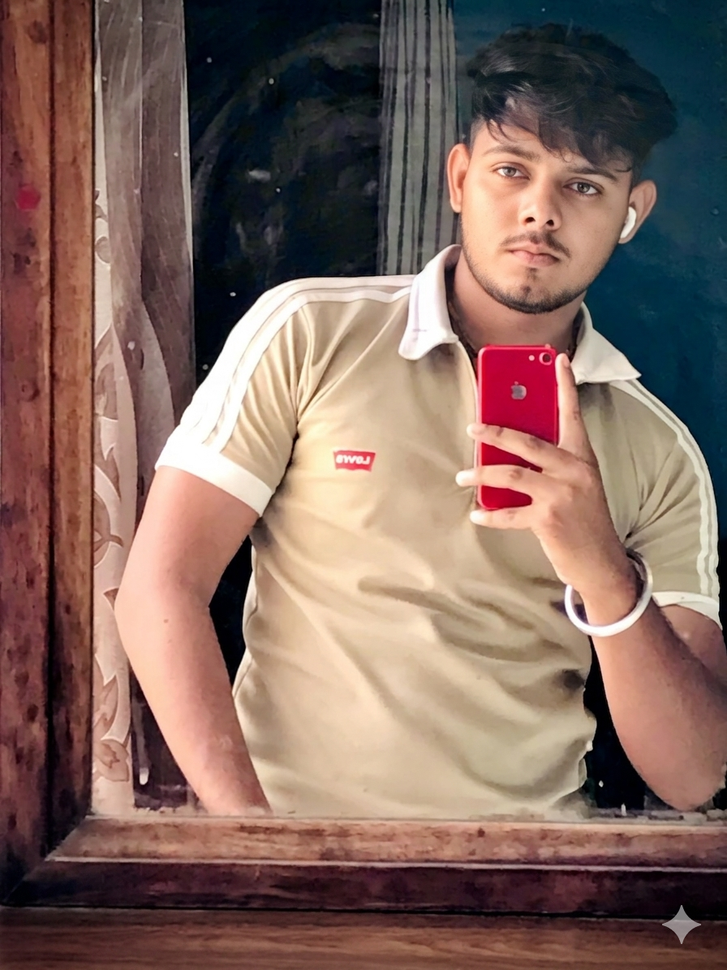
#> input picture cv_assignment/02_Brightness/input.png, 727 x 970 px, shrunk from 896 x 1195 before the run
$ python program.py
#> lines starting #> are read from the running program, lines starting #| are printed output that depends on the picture
import cv2
import numpy as np
# Read the dark input image
img = cv2.imread("input.png")
#> img is the input picture: shape (970, 727, 3); mean B, G, R 94.3, 102.9, 129.1

if img is None:
    raise FileNotFoundError("input.png not found in the current folder.")
BRIGHTNESS_INCREASE = 80
sample_y, sample_x = img.shape[0] // 2, img.shape[1] // 2
#> sample_y = 485; sample_x = 363
pixel_before = img[sample_y, sample_x].copy()
#> pixel_before = [175, 212, 242]
bright = img.astype(np.int16) + BRIGHTNESS_INCREASE
bright = np.clip(bright, 0, 255).astype(np.uint8)
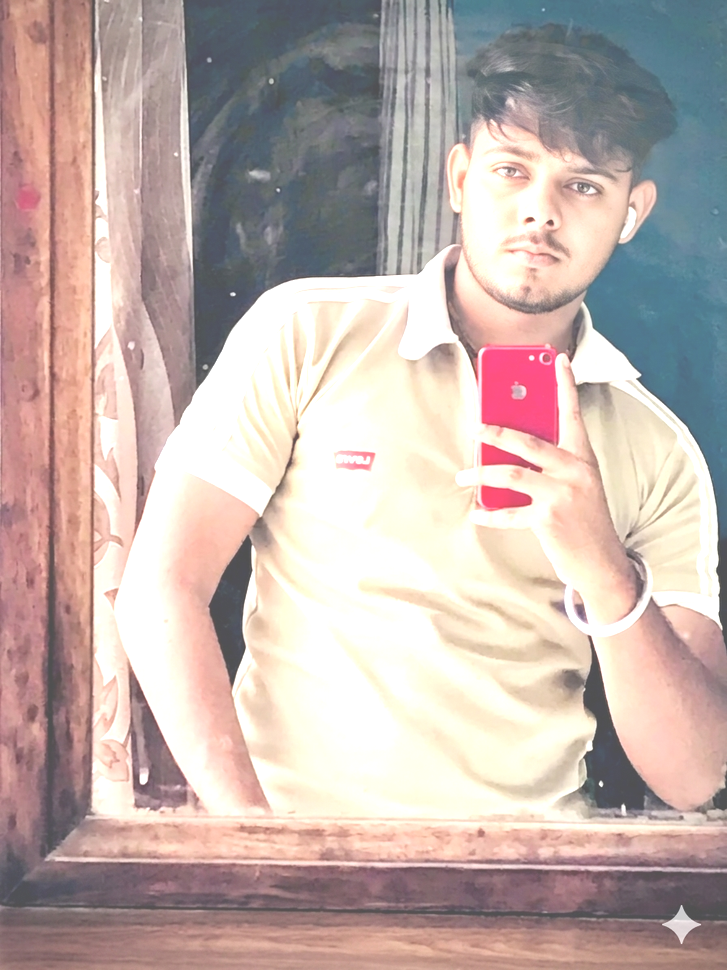
#> bright: shape (970, 727, 3); mean B, G, R 171.9, 177.1, 194.4

pixel_after = bright[sample_y, sample_x]
#> pixel_after = [255, 255, 255]

print(f"Sample pixel at ({sample_y}, {sample_x})")
#| Sample pixel at (485, 363)
print("Before brightness enhancement (B, G, R):", pixel_before)
#| Before brightness enhancement (B, G, R): [175 212 242]
print("After  brightness enhancement (B, G, R):", pixel_after)
#| After  brightness enhancement (B, G, R): [255 255 255]
cv2.imwrite("output.png", bright)
print("Saved brightness-enhanced output to output.png")
